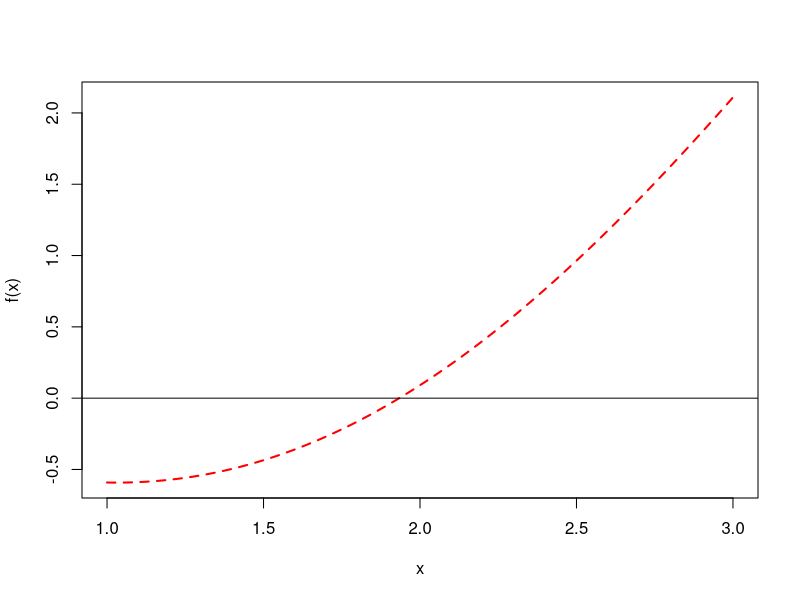
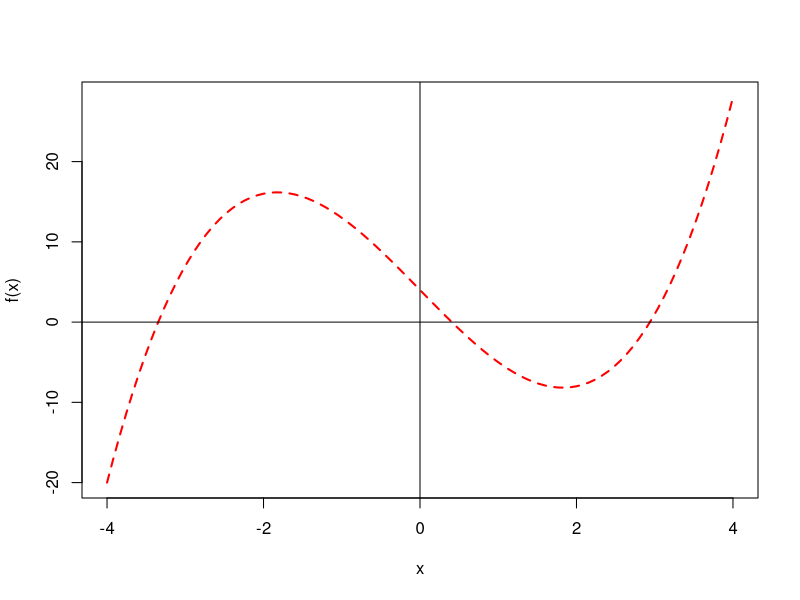

These charts were generated, in order, by the following R code:
# Numerical Methods
#-------------------
# a) Bisection method
bisec_mthd<-function(a,b,tol,func){
  results <- data.frame(iteration = integer(),a = numeric(),
                        b = numeric(),m = numeric(),f_m = numeric())
  it<-1
  while(abs(b-a)>=tol){
    m=(a+b)/2
    f_m<-func(m)
    results <- rbind(results,data.frame(iteration = iter,a = a,b = b,m = m,f_m = f_m))
    if(func(m)==0){
      break
    }else if (func(b)*func(m)<0){
      a=m
    }else{
      b=m
    }
    iter <- iter + 1
  }
  return(results)
}


## Example 1
func = function(x){
  (x/2)^2-sin(x)
}
curve(func, xlim=c(1,3), col = 'red', lwd = 2, lty = 2, xlab = "x", ylab = "f(x)")
abline(h=0)
abline(v=0)


## Example 2
func = function(x){
  x^3 - 10*x + 4
}
curve(func, xlim=c(-4,4), col = 'red', lwd = 2, lty = 2, xlab = "x", ylab = "f(x)")
abline(h=0)
abline(v=0)

bisec_mthd <- function(a, b, tol, func) {
  results <- data.frame(iteration = integer(), a = numeric(), b = numeric(), m = numeric(), f_m = numeric())
  iter <- 1
  while (abs(b - a) >= tol) {
    m <- (a + b) / 2
    f_m <- func(m)
    results <- rbind(results, data.frame(iteration = iter, a = a, b = b, m = m, f_m = f_m))
    if (abs(f_m) < 1e-12) break
    if (func(b) * f_m < 0) {
      a <- m
    } else {
      b <- m
    }
    iter <- iter + 1
    if (iter > 10000) stop("Too many iterations; possible non-convergence.")
  }
  results
}
